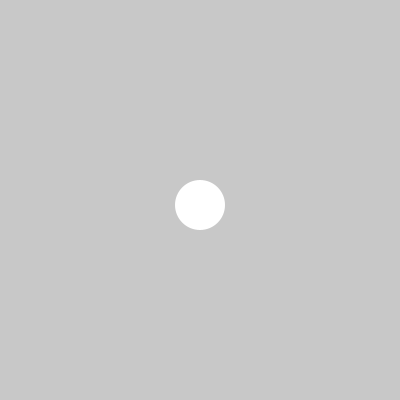
Frame 1 (no input)
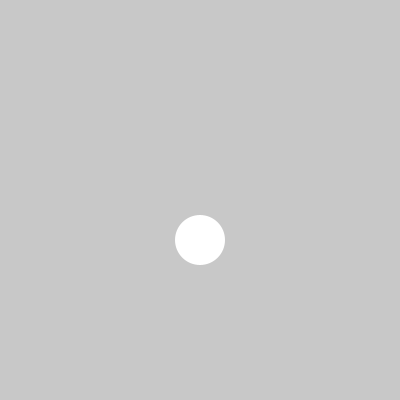
Frame 60 (the mouse pressed at the canvas centre just before this capture)
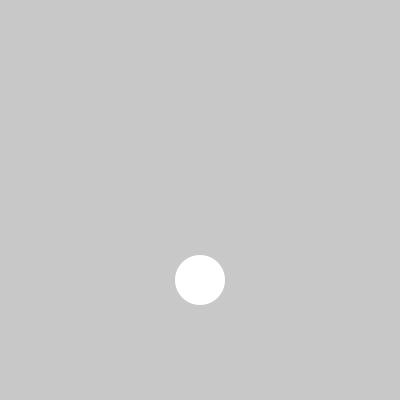
Frame 120 (the mouse held since frame 60 and released just before this capture)

The Processing sketch that drew these frames (run headless with seeded random() and noise(); from frame 60 on, the mouse is pressed at the canvas centre):

// Processing sketch: f17magd150lab04_garczynski
// ── f17magd150lab04_garczynski.pde
int maxheight = 200 ;
int minheight = 375 ;
int currentheight =maxheight ;
int i = 5 ;
boolean isdown = true ;
int location = 200 ;
boolean mouse = false ;
int bg = 200 ;
void setup() {
 size(400, 400) ;
 background(bg) ;
 noStroke() ;
 ellipse(200, 200, 50, 50) ;
} // end setup

void draw() {
 
 while (keyPressed == true) {
  bg = floor(random(255)) ;
  keyPressed = false ;
 }
 if (mouse == false) { //if you arent using the mouse
  background(bg) ;
  if (maxheight < minheight) { // to make sure the ball should still bounce
   if (isdown == true) { // to make the ball go down
    currentheight = currentheight + i ;
    ellipse(location, currentheight, 50, 50) ;
   }
   if (currentheight >= minheight) { // to stop the ball from going down
    maxheight = maxheight + 25 ;
    currentheight = currentheight - i ;
    isdown = false ;
    ellipse(location, currentheight, 50, 50) ;
   } 
   if (isdown == false) { // to make the ball goes up
     currentheight = currentheight - i ;
     ellipse(location, currentheight, 50, 50) ;
   }
   if (currentheight <= maxheight) { // to make the ball stop going up
    currentheight = currentheight + i ;
    isdown = true ;
    ellipse(location, currentheight, 50, 50) ;
   }
  } else if (maxheight >= minheight) { // to stop the ball from bouncing
    ellipse(location, minheight, 50, 50) ;
  } // end motion if else if
 } // end mouse if
} // end draw

void mouseDragged() {
  background(bg) ;
  mouse = true ;
  ellipse(mouseX, mouseY, 50, 50) ;
  maxheight = mouseY ;
  currentheight = maxheight ;
  location = mouseX ;
}

void mouseReleased() {
  mouse = false ;
  fill(random(255), random(255), random(255)) ;
}
